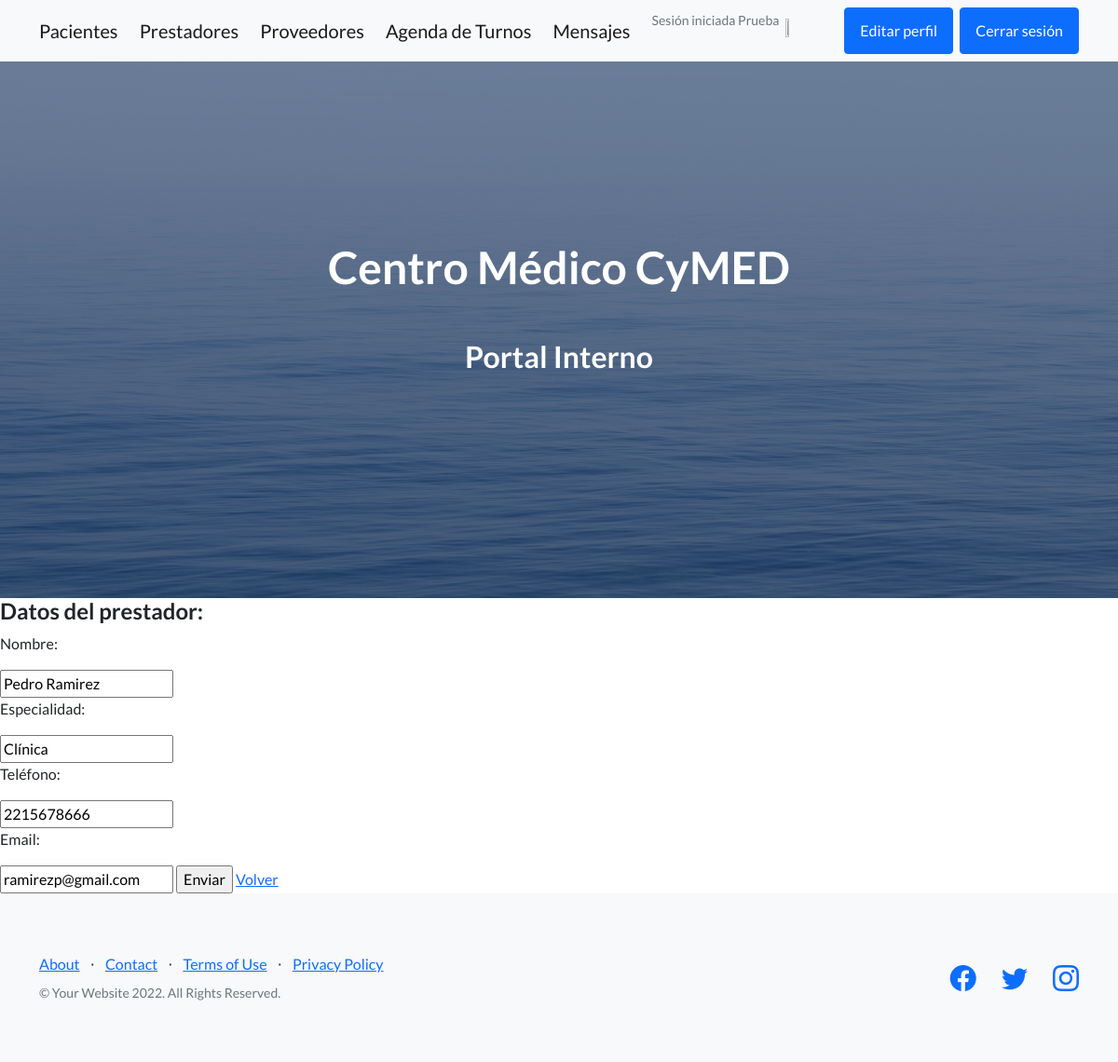
/editar_prestador/1 (signed in), run on the app's committed database.
### app_coder/models.py (models this page shows, shortened)
class Prestadores(models.Model):
    nombre= models.CharField(max_length=40)
    especialidad= models.CharField(max_length=40)
    telefono= models.IntegerField('', default=0)
    email= models.EmailField('', default="No informado")

### app_coder/views.py (the view)
# urls.py: path("editar_prestador/<int:id>", views.editar_prestador, name="editar_prestador"),
@login_required
def editar_prestador (request, id):
    prestador = Prestadores.objects.get(id=id)
    if request.method == "POST":
        mi_formulario = Formulario_prestadores(request.POST)
        if mi_formulario.is_valid():
            datos= mi_formulario.cleaned_data
            prestador.nombre= datos['nombre']
            prestador.especialidad= datos['especialidad']
            prestador.telefono= datos['telefono']
            prestador.email= datos['email']
            prestador.save()
            prestador = Prestadores.objects.all()
            return render (request , "prestadores.html", {"prestadores": prestador})
    else:
        mi_formulario = Formulario_prestadores(initial={'nombre':prestador.nombre, 'especialidad':prestador.especialidad, 'telefono':prestador.telefono, 'email':prestador.email})
    return render (request , "editar_prestador.html", {"mi_formulario":mi_formulario, "prestador":prestador})

### app_coder/forms.py
class Formulario_prestadores(forms.Form):
    nombre = forms.CharField(max_length=40)
    especialidad= forms.CharField(max_length=40)
    telefono= forms.IntegerField()
    email= forms.EmailField()

### app_coder/template/editar_prestador.html (shortened to what this page needs)
{% extends "padre.html" %}
{% load static %}
{% block contenido %}
    <form action="{% url 'editar_prestador' prestador.id %}" method="POST">
        <h4>Datos del prestador:</h4>
        <p>Nombre:</p>
        {{mi_formulario.nombre}}
        <p>Especialidad:</p>
        {{mi_formulario.especialidad}}
        <p>Teléfono:</p>
        {{mi_formulario.telefono}}
        <p>Email:</p>
        {{mi_formulario.email}}
        <input type="submit" value="Enviar">
        <a href="{% url 'prestadores' %}">Volver</a>
    </form>
{% endblock %}

### app_coder/template/padre.html (shortened to what this page needs)
<!DOCTYPE html>
<html lang="en">
    <head>
        {% load static %}
        <link href="https://cdn.jsdelivr.net/npm/bootstrap-icons@1.5.0/font/bootstrap-icons.css" rel="stylesheet" type="text/css" />
        <link href="{% static 'app_coder/css/styles.css' %}" rel="stylesheet" />
    </head>
    <body>
        <nav class="navbar navbar-light bg-light static-top">
            <div class="container">
                <a class="navbar-brand" href="{% url 'pacientes' %}">Pacientes</a>
                <a class="navbar-brand" href="{% url 'prestadores' %}">Prestadores</a>
                <a class="navbar-brand" href="{% url 'proveedores' %}">Proveedores</a>
                {% if request.user.is_authenticated %}
                <a class="navbar-brand" href="{% url 'agenda' %}">Agenda de Turnos</a>
                {% endif %}
                {% if request.user.is_authenticated %}
                <a class="navbar-brand" href="{% url 'mensajes_internos' %}">Mensajes</a>
                {% endif %}
                {% if request.user.is_authenticated %}
                <p class="text-muted small mb-4"> Sesión iniciada {{user.username}} </p>
                <img src="{{ url }}" alt="" width="5%" height="5%"/>
                {% endif %}
                {% if request.user.is_authenticated %}
                <a class="btn btn-primary" href="{% url 'editarPerfil' %}">Editar perfil</a>
                {% endif %}
                {% if request.user.is_authenticated %}
                <a class="btn btn-primary" href="{% url 'Logout' %}">Cerrar sesión</a>
                {% endif %}
            </div>
        </nav>
        <header class="masthead">
            <div class="container position-relative">
                <div class="row justify-content-center">
                    <div class="col-xl-6">
                        <div class="text-center text-white">
                            <h1 class="mb-5">Centro Médico CyMED</h1>
                            <h2 class="mb-5">Portal Interno</h2>
                        </div>
                    </div>
                </div>
            </div>
        </header>
        {% block contenido %}
        {% endblock %}
        <footer class="footer bg-light">
            <div class="container">
                <div class="row">
                    <div class="col-lg-6 h-100 text-center text-lg-start my-auto">
                        <ul class="list-inline mb-2">
                            <li class="list-inline-item"><a href="#!">About</a></li>
                            <li class="list-inline-item">⋅</li>
                            <li class="list-inline-item"><a href="#!">Contact</a></li>
                            <li class="list-inline-item">⋅</li>
                            <li class="list-inline-item"><a href="#!">Terms of Use</a></li>
                            <li class="list-inline-item">⋅</li>
                            <li class="list-inline-item"><a href="#!">Privacy Policy</a></li>
                        </ul>
                        <p class="text-muted small mb-4 mb-lg-0">&copy; Your Website 2022. All Rights Reserved.</p>
                    </div>
                    <div class="col-lg-6 h-100 text-center text-lg-end my-auto">
                        <ul class="list-inline mb-0">
                            <li class="list-inline-item me-4">
                                <a href="#!"><i class="bi-facebook fs-3"></i></a>
                            </li>
                            <li class="list-inline-item me-4">
                                <a href="#!"><i class="bi-twitter fs-3"></i></a>
                            </li>
                            <li class="list-inline-item">
                                <a href="#!"><i class="bi-instagram fs-3"></i></a>
                            </li>
                        </ul>
                    </div>
                </div>
            </div>
        </footer>
    </body>
</html>

### data on the page
Prestadores: nombre "Pedro Ramirez", especialidad "Clínica", telefono "2215678666", email "ramirezp@gmail.com"

### other printed values
{{ user.username }} "Prueba"
